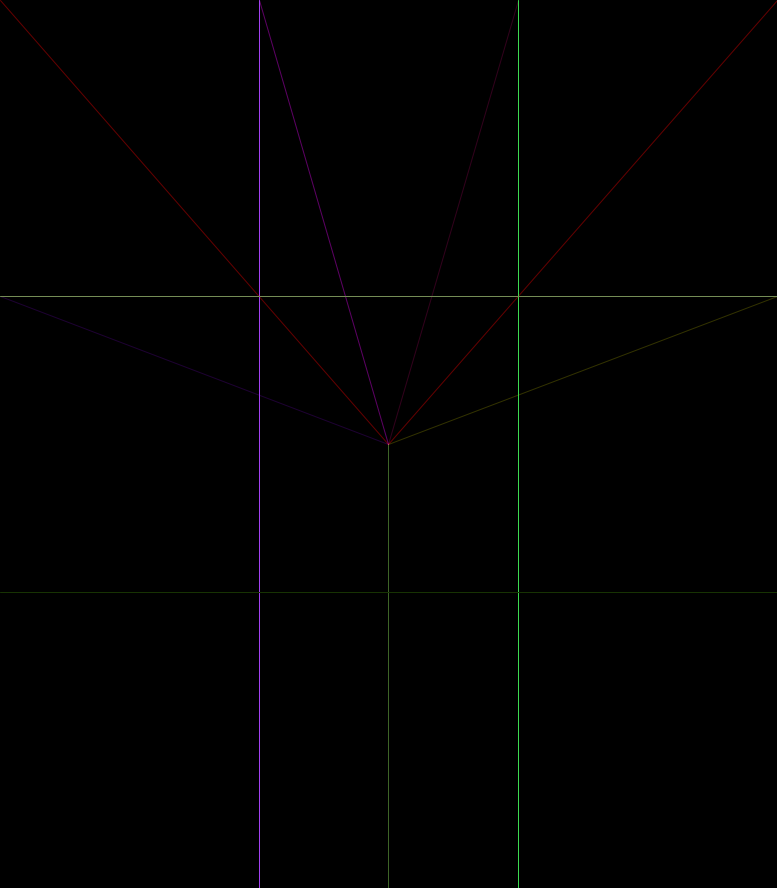
Frame 1 (no input)
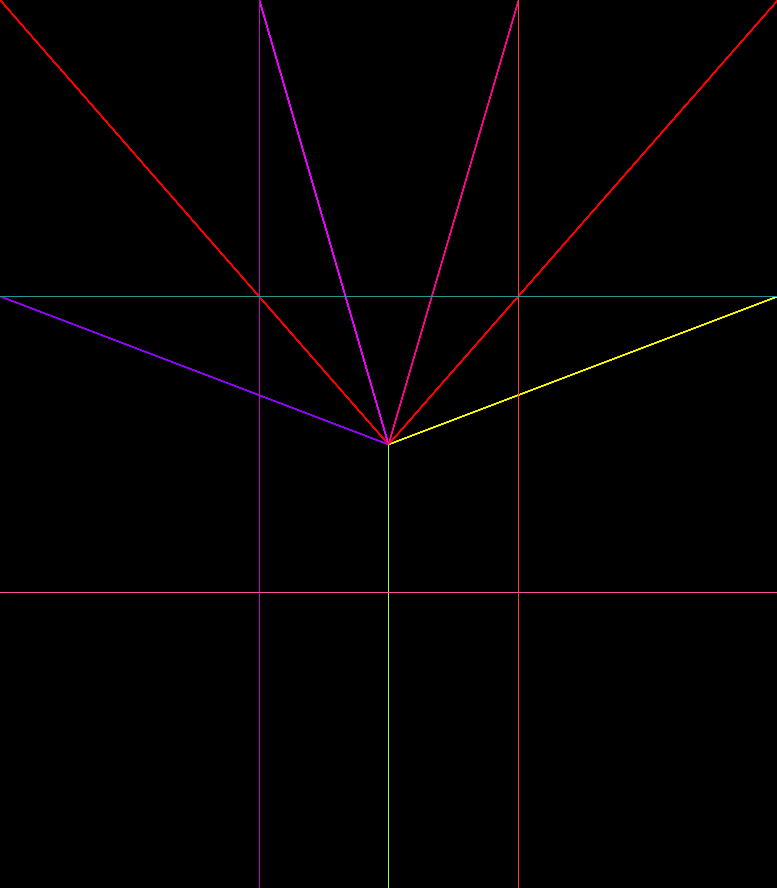
Frame 60 (the mouse pressed at the canvas centre just before this capture)
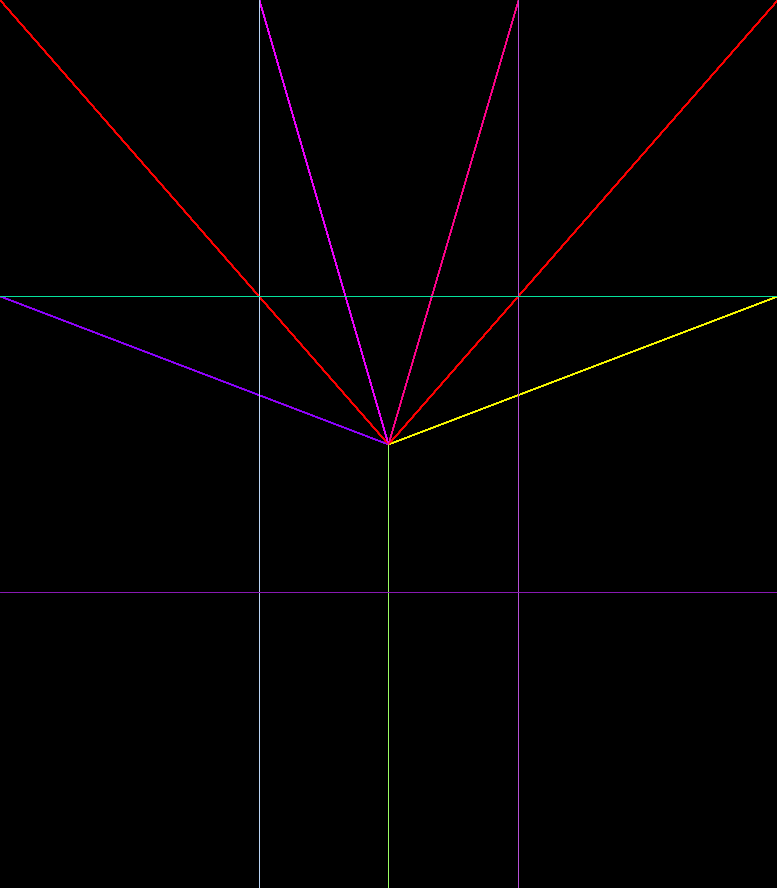
Frame 120 (the mouse held since frame 60 and released just before this capture)

The Processing sketch that drew these frames (run headless with seeded random() and noise(); from frame 60 on, the mouse is pressed at the canvas centre):

// Processing sketch: processing_158464
// ── processing_158464.pde


void setup() {

size(777,888); 
background(0); 
stroke(255,100);
fill(214,0,68,100); 
}

void draw() {

stroke(255,0,0,100);
line(0,0,width/2,height/2);

stroke(255,0,0,100);
line(width,0,width/2,height/2);

stroke(155,255,99,100);
line(width/2,height/2,width/2,height);

stroke(237,3,255,100);
line(width/3,0,width/2,height/2);

stroke(255,3,142,50);
line(width*2/3,0,width/2,height/2);

stroke(149,3,255,50);
line(0,height/3,width/2,height/2);

stroke(255,255,0,50);
line(width,height/3,width/2,height/2);

stroke(random(255),random(255),random(255));
line(width/3,0,width/3,height);

stroke(random(255),random(255),random(255));
line(width*2/3,0,width*2/3,height);

stroke(random(255),random(255),random(255));
line(0,height/3,width,height/3);

stroke(random(255),random(255),random(255));
line(0,height*2/3,width,height*2/3);

}
